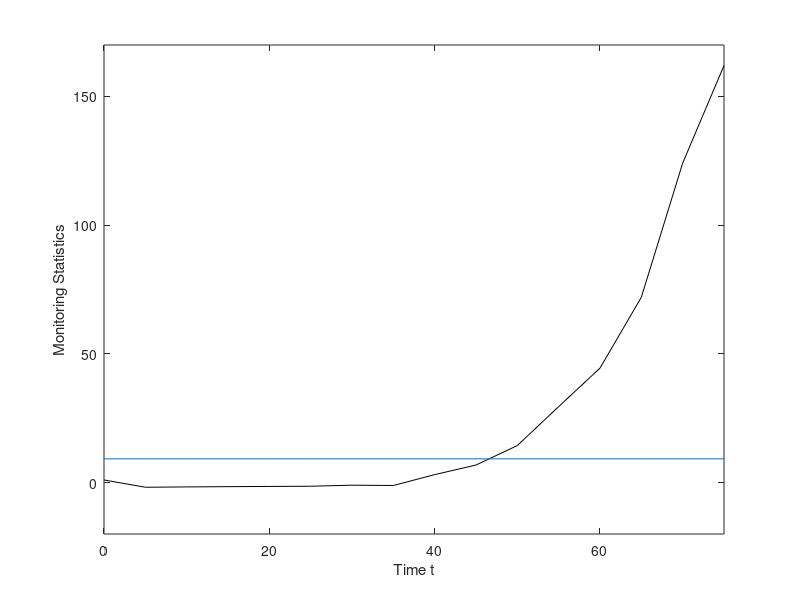

Write MATLAB code to recreate this figure.
x=0:5:80;
% y is the monitoring statistics
y = [-1.830760,  -1.704123,  -1.602857,  -1.517437,  -1.442527,  -1.031871,  -1.148359,   3.070736,   6.793267,  14.367242, 29.501673,  44.450258,  71.990199, 124.102520, 162.030532];
plot(x(1:16),[1,y],'k');
hold on
h=9.20*ones(16,1);
light_blue = [0 0.447058823529412 0.741176470588235];
plot(x(1:16),h,'Color', light_blue);
xlim([0 75]);
ylim([-20 170]);
xlabel('Time t');
ylabel('Monitoring Statistics');